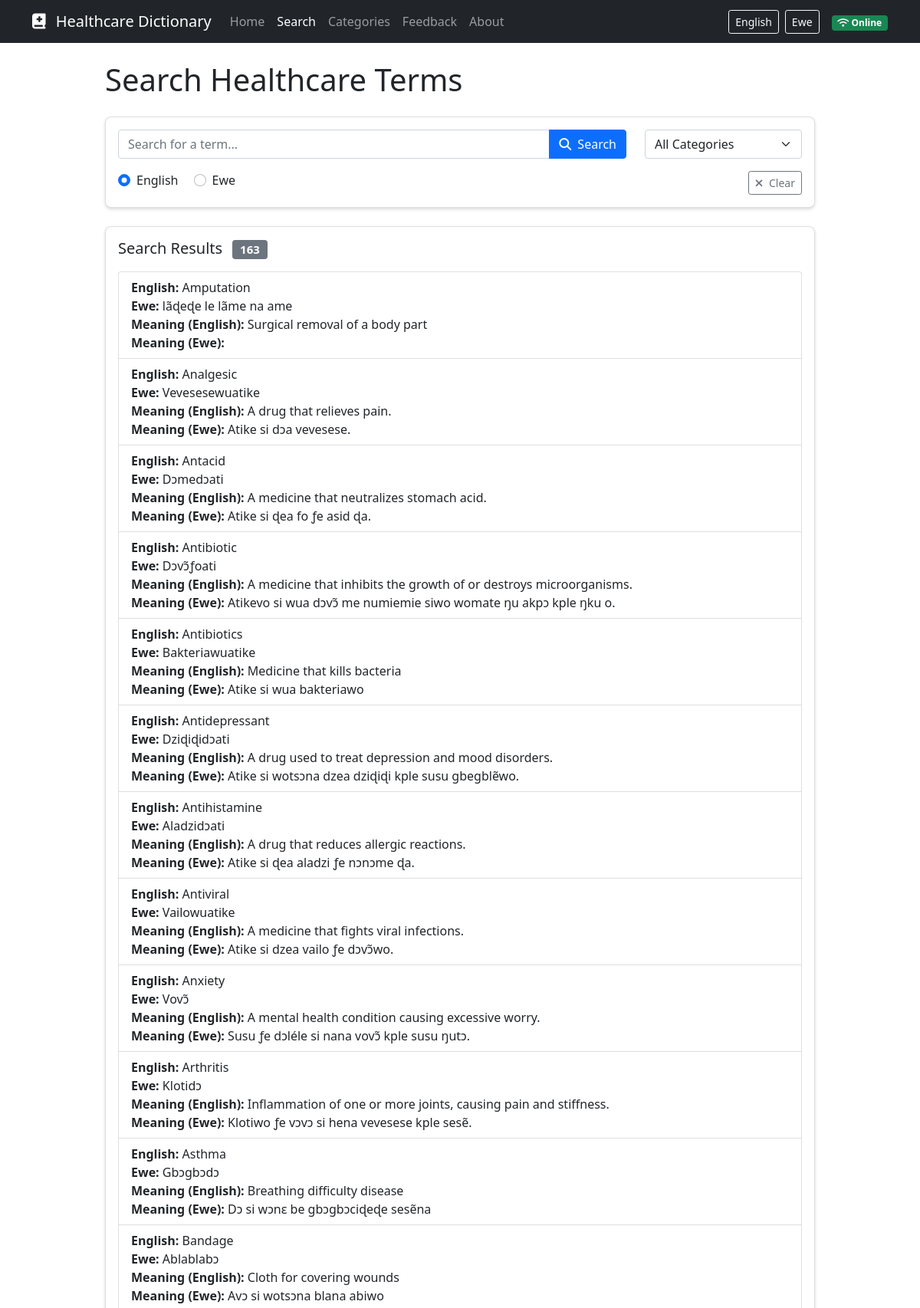
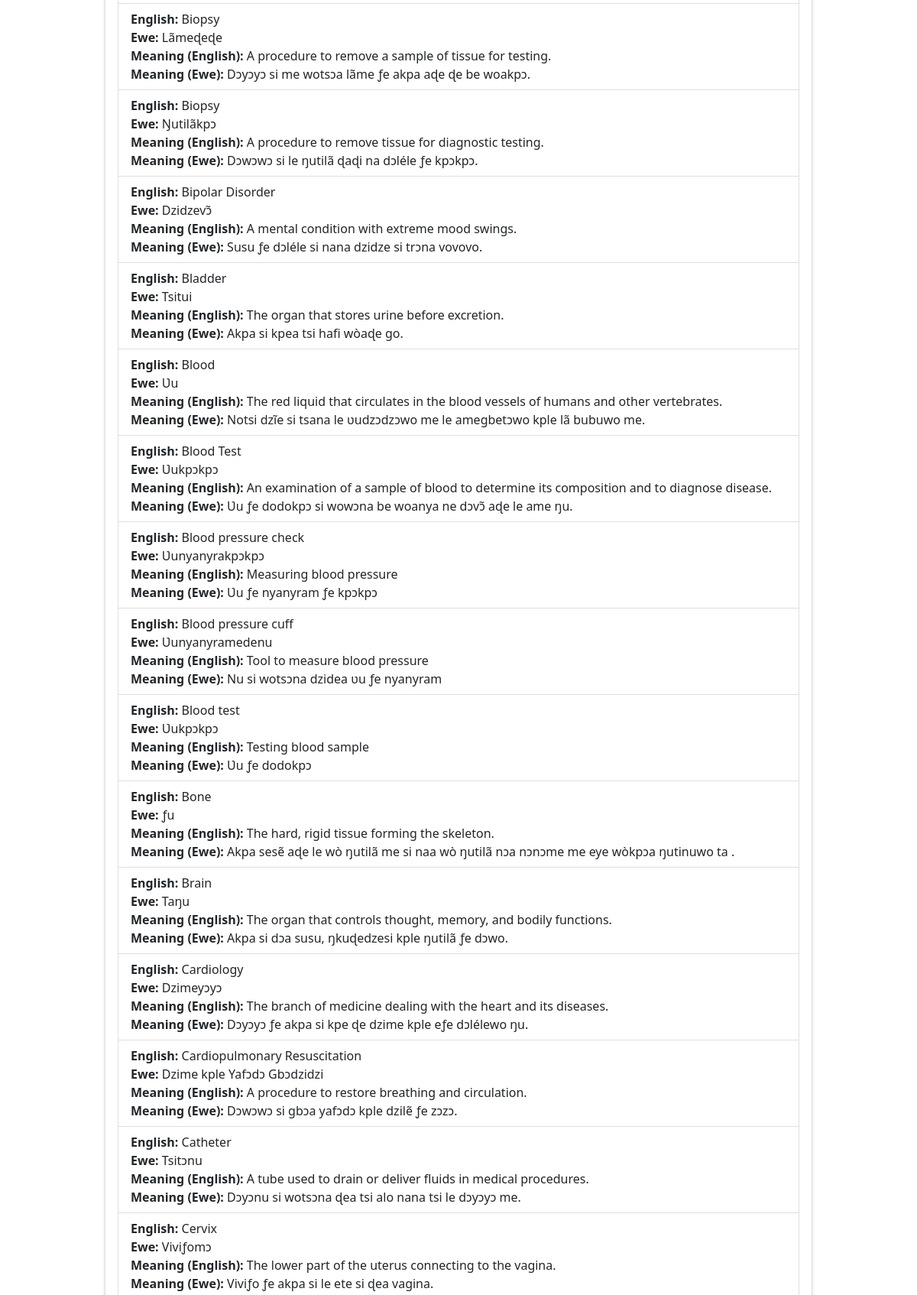
Screenshot of /search (upper part) with the database file from the repository (2 pictures, top to bottom).
### models.py (models this page shows, shortened)
class Term(db.Model):
    id = db.Column(db.Integer, primary_key=True)
    term_en = db.Column(db.String(200), nullable=False, index=True)
    term_ewe = db.Column(db.String(200), nullable=False, index=True)
    definition_en = db.Column(db.Text, nullable=False)
    definition_ewe = db.Column(db.Text, nullable=False)
    example_en = db.Column(db.Text)
    example_ewe = db.Column(db.Text)
    pronunciation = db.Column(db.String(200))
    category_id = db.Column(db.Integer, db.ForeignKey('category.id'), nullable=False)
    created_at = db.Column(db.DateTime, default=datetime.utcnow)
    updated_at = db.Column(db.DateTime, default=datetime.utcnow, onupdate=datetime.utcnow)
    ai_explanation_en = db.Column(db.Text)
    ai_explanation_ewe = db.Column(db.Text)

### routes.py (the view, shortened to what this page needs)
@app.route('/search')
def search():
    query = request.args.get('q', '')
    category_id = request.args.get('category', '')
    terms_query = Term.query
    if category_id and category_id.isdigit():
        terms_query = terms_query.filter(Term.category_id == int(category_id))
    terms = [t for t in terms_query.order_by(Term.term_en).all() if t.category_id is not None]
    categories = Category.query.all()
    ewe_translation = None
    show_explanation = False
    def google_translate(text, target_lang='ee', source_lang='en'):
        url = 'https://translate.googleapis.com/translate_a/single'
        params = {
            'client': 'gtx',
            'sl': source_lang,
            'tl': target_lang,
            'dt': 't',
            'q': text
        }
        try:
            response = requests.get(url, params=params, timeout=10)
            response.raise_for_status()
            data = response.json()
            return data[0][0][0]
        except Exception as e:
            return f"Error: {e}"
    if query and not terms:
        ewe_translation = google_translate(query, target_lang='ee', source_lang='en')
        show_explanation = True
    elif query and terms:
        first_term = terms[0]
        if not getattr(first_term, 'term_ewe', None):
            ewe_translation = google_translate(first_term.term_en, target_lang='ee', source_lang='en')
            show_explanation = True
    return render_template('search.html',
                           terms=terms,
                           query=query,
                           selected_category=category_id,
                           categories=categories,
                           ewe_translation=ewe_translation,
                           show_explanation=show_explanation)

### templates/search.html (shortened to what this page needs)
{% extends "layout.html" %}
{% block content %}
<div class="row mb-4">
    <div class="col-md-10 mx-auto">
        <h1 class="mb-4">
            {% if query %}
                <span class="lang-en">Search Results for "{{ query }}"</span>
                <span class="lang-ewe d-none">Nusiwo Nèdi "{{ query }}"</span>
            {% elif category %}
                <span class="lang-en">{{ category.name_en }}</span>
                <span class="lang-ewe d-none">{{ category.name_ewe }}</span>
            {% else %}
                <span class="lang-en">Search Healthcare Terms</span>
            {% endif %}
        </h1>
        <div class="card mb-4">
            <div class="card-body">
                <form action="{{ url_for('search') }}" method="get" id="search-form">
                    <div class="row">
                        <div class="col-lg-9">
                            <div class="input-group mb-3">
                                <input type="text" name="q" id="search-input" class="form-control"
                                       value="{{ query }}" placeholder="Search for a term...">
                                <button class="btn btn-primary" type="submit">
                                    <i class="fas fa-search"></i>
                                    <span class="d-none d-md-inline ms-1">Search</span>
                                </button>
                            </div>
                        </div>
                        <div class="col-lg-3">
                            <select name="category" id="category-filter" class="form-select mb-3">
                                <option value="">All Categories</option>
                            </select>
                        </div>
                    </div>
                    <div class="row">
                        <div class="col-md-6">
                            <div class="form-check form-check-inline">
                                <input class="form-check-input" type="radio" name="lang" id="searchLangEn" value="en" checked>
                                <label class="form-check-label" for="searchLangEn">English</label>
                            </div>
                            <div class="form-check form-check-inline">
                                <input class="form-check-input" type="radio" name="lang" id="searchLangEwe" value="ewe">
                                <label class="form-check-label" for="searchLangEwe">Ewe</label>
                            </div>
                        </div>
                        <div class="col-md-6 text-md-end">
                            <button type="button" id="clear-search" class="btn btn-sm btn-outline-secondary">
                                <i class="fas fa-times me-1"></i> Clear
                            </button>
                        </div>
                    </div>
                </form>
            </div>
        </div>
        <div class="card">
            <div class="card-body">
                <h2 class="h5 mb-3">
                    {% if category %}
                        <span class="lang-en">Terms in {{ category.name_en }}</span>
                        <span class="lang-ewe d-none">Nyagbɔgblɔwo le {{ category.name_ewe }} Me</span>
                    {% else %}
                        <span class="lang-en">Search Results</span>
                    {% endif %}
                    <span class="badge bg-secondary ms-2">{{ terms|length }}</span>
                </h2>
                <div class="list-group mb-3" id="search-results">
                    {% for term in terms %}
                    <a href="{{ url_for('term_detail', term_id=term.id) }}" class="list-group-item list-group-item-action term-item" data-term-id="{{ term.id }}">
                        <div>
                            <strong>English:</strong> {{ term.term_en }}<br>
                            <strong>Ewe:</strong> {{ term.term_ewe }}<br>
                            <strong>Meaning (English):</strong> {{ term.definition_en|truncate(100) }}<br>
                            <strong>Meaning (Ewe):</strong> {{ term.definition_ewe|truncate(100) }}
                        </div>
                    </a>
                    {% endfor %}
                </div>
            </div>
        </div>
    </div>
</div>
{% endblock %}

### static/css/custom.css (style rules this page uses)
body { min-height: 100vh; display: flex; flex-direction: column; }
.card { border-radius: 0.5rem; box-shadow: 0 0.125rem 0.25rem rgba(0, 0, 0, 0.15); transition: transform 0.2s ease-in-out, box-shadow 0.2s ease-in-out; }
.lang-ewe, .lang-en { transition: opacity 0.3s ease-in-out; }

### rows the page displays
Term: term_en "Amputation", term_ewe "lãɖeɖe le lãme na ame", definition_en "Surgical removal of a body part"
Term: term_en "Analgesic", term_ewe "Vevesesewuatike", definition_en "A drug that relieves pain.", definition_ewe "Atike si dɔa vevesese."
Term: term_en "Antacid", term_ewe "Dɔmedɔati", definition_en "A medicine that neutralizes stomach acid.", definition_ewe "Atike si ɖea fo ƒe asid ɖa."
Term: term_en "Antibiotic", term_ewe "Dɔvɔ̃ƒoati", definition_en "A medicine that inhibits the growth of or destroys microorganisms.", definition_ewe "Atikevo si wua dɔvɔ̃ me numiemie siwo womate ŋu akpɔ kple ŋku o."
Term: term_en "Antibiotics", term_ewe "Bakteriawuatike", definition_en "Medicine that kills bacteria", definition_ewe "Atike si wua bakteriawo"
Term: term_en "Antidepressant", term_ewe "Dziɖiɖidɔati", definition_en "A drug used to treat depression and mood disorders.", definition_ewe "Atike si wotsɔna dzea dziɖiɖi kple susu gbegblẽwo."
Term: term_en "Antihistamine", term_ewe "Aladzidɔati", definition_en "A drug that reduces allergic reactions.", definition_ewe "Atike si ɖea aladzi ƒe nɔnɔme ɖa."
Term: term_en "Antiviral", term_ewe "Vailowuatike", definition_en "A medicine that fights viral infections.", definition_ewe "Atike si dzea vailo ƒe dɔvɔ̃wo."
Term: term_en "Anxiety", term_ewe "Vovɔ̃", definition_en "A mental health condition causing excessive worry.", definition_ewe "Susu ƒe dɔléle si nana vovɔ̃ kple susu ŋutɔ."
Term: term_en "Arthritis", term_ewe "Klotidɔ", definition_en "Inflammation of one or more joints, causing pain and stiffness.", definition_ewe "Klotiwo ƒe vɔvɔ si hena vevesese kple sesẽ."
Term: term_en "Asthma", term_ewe "Gbɔgbɔdɔ", definition_en "Breathing difficulty disease", definition_ewe "Dɔ si wɔnɛ be gbɔgbɔciɖeɖe sesẽna"
Term: term_en "Bandage", term_ewe "Ablablabɔ", definition_en "Cloth for covering wounds", definition_ewe "Avɔ si wotsɔna blana abiwo"
Term: term_en "Biopsy", term_ewe "Lãmeɖeɖe", definition_en "A procedure to remove a sample of tissue for testing.", definition_ewe "Dɔyɔyɔ si me wotsɔa lãme ƒe akpa aɖe ɖe be woakpɔ."
Term: term_en "Biopsy", term_ewe "Ŋutilãkpɔ", definition_en "A procedure to remove tissue for diagnostic testing.", definition_ewe "Dɔwɔwɔ si le ŋutilã ɖaɖi na dɔléle ƒe kpɔkpɔ."
Term: term_en "Bipolar Disorder", term_ewe "Dzidzevɔ̃", definition_en "A mental condition with extreme mood swings.", definition_ewe "Susu ƒe dɔléle si nana dzidze si trɔna vovovo."
Term: term_en "Bladder", term_ewe "Tsitui", definition_en "The organ that stores urine before excretion.", definition_ewe "Akpa si kpea tsi hafi wòaɖe go."
Term: term_en "Blood", term_ewe "Ʋu", definition_en "The red liquid that circulates in the blood vessels of humans and other vertebrates.", definition_ewe "Notsi dzĩe si tsana le ʋudzɔdzɔwo me le amegbetɔwo kple lã bubuwo me."
Term: term_en "Blood Test", term_ewe "Ʋukpɔkpɔ", definition_en "An examination of a sample of blood to determine its composition and to diagnose disease.", definition_ewe "Ʋu ƒe dodokpɔ si wowɔna be woanya ne dɔvɔ̃ aɖe le ame ŋu."
Term: term_en "Blood pressure check", term_ewe "Ʋunyanyrakpɔkpɔ", definition_en "Measuring blood pressure", definition_ewe "Ʋu ƒe nyanyram ƒe kpɔkpɔ"
Term: term_en "Blood pressure cuff", term_ewe "Ʋunyanyramedenu", definition_en "Tool to measure blood pressure", definition_ewe "Nu si wotsɔna dzidea ʋu ƒe nyanyram"
Term: term_en "Blood test", term_ewe "Ʋukpɔkpɔ", definition_en "Testing blood sample", definition_ewe "Ʋu ƒe dodokpɔ"
Term: term_en "Bone", term_ewe "ƒu", definition_en "The hard, rigid tissue forming the skeleton.", definition_ewe "Akpa sesẽ aɖe le wò ŋutilã me si naa wò ŋutilã nɔa nɔnɔme me eye wòkpɔa ŋutinuwo ta ."
Term: term_en "Brain", term_ewe "Taŋu", definition_en "The organ that controls thought, memory, and bodily functions.", definition_ewe "Akpa si dɔa susu, ŋkuɖedzesi kple ŋutilã ƒe dɔwo."
Term: term_en "Cardiology", term_ewe "Dzimeyɔyɔ", definition_en "The branch of medicine dealing with the heart and its diseases.", definition_ewe "Dɔyɔyɔ ƒe akpa si kpe ɖe dzime kple eƒe dɔlélewo ŋu."
Term: term_en "Cardiopulmonary Resuscitation", term_ewe "Dzime kple Yafɔdɔ Gbɔdzidzi", definition_en "A procedure to restore breathing and circulation.", definition_ewe "Dɔwɔwɔ si gbɔa yafɔdɔ kple dzilẽ ƒe zɔzɔ."
Term: term_en "Catheter", term_ewe "Tsitɔnu", definition_en "A tube used to drain or deliver fluids in medical procedures.", definition_ewe "Dɔyɔnu si wotsɔna ɖea tsi alo nana tsi le dɔyɔyɔ me."
Term: term_en "Cervix", term_ewe "Viviƒomɔ", definition_en "The lower part of the uterus connecting to the vagina.", definition_ewe "Viviƒo ƒe akpa si le ete si ɖea vagina."

### other values shown
{{ terms|length }} "163"
